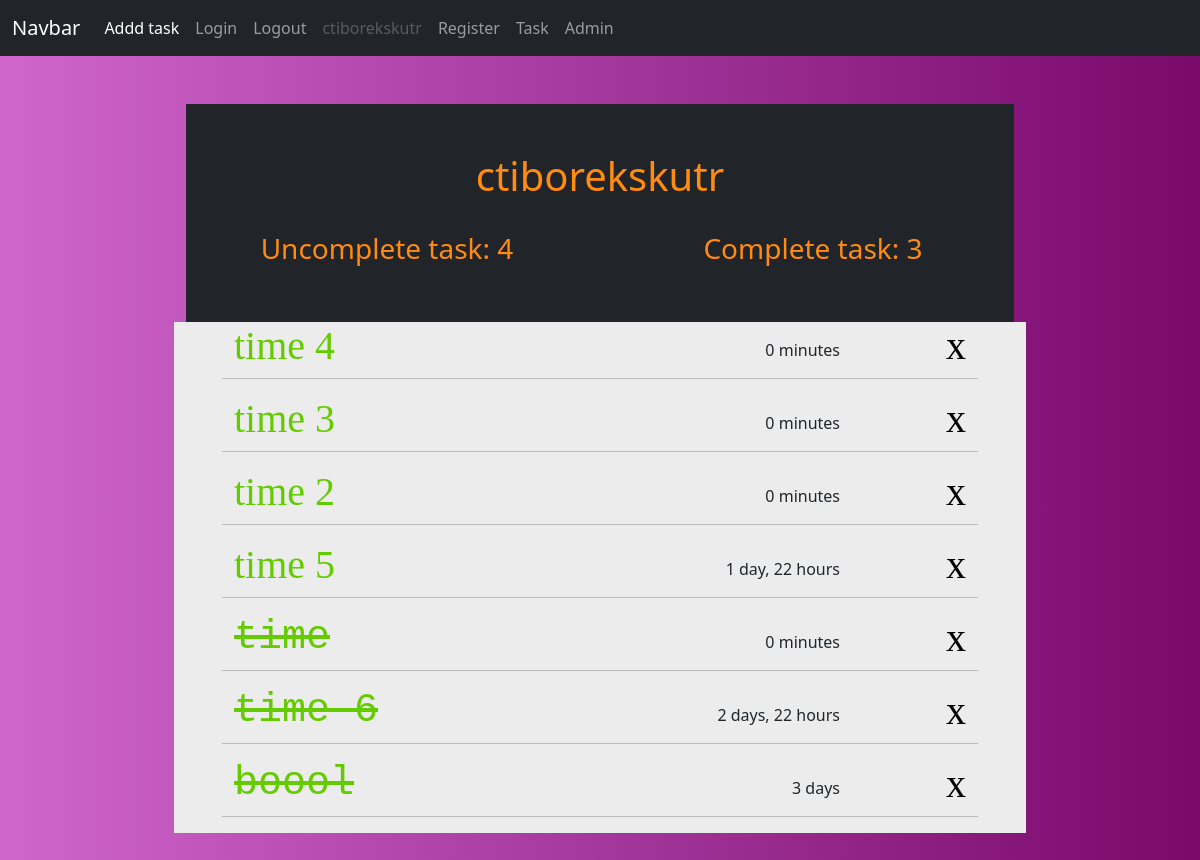
/task (signed in), run on the app's committed database.
### core/models.py (models this page shows)
class Task(models.Model):
    user = models.ForeignKey(User, on_delete=models.CASCADE, null=True, blank=True)
    title = models.CharField(max_length=255)
    text = models.TextField()
    date_created = models.DateTimeField(auto_now_add=True)
    complete = models.BooleanField(default=False)
    date_planned_completion = models.DateTimeField(blank=True, null=True)
    date_completion = models.DateTimeField(blank=True, null=True)

### core/views.py (the view)
# urls.py: path("task", TaskListView.as_view(), name="task"),
class TaskListView(LoginRequiredMixin, ListView):
    model: Type[Task] = Task
    template_name = "task.html"
    ordering = ["date_planned_completion"]
    context_object_name = "tasks"
    def get_queryset(self) -> QuerySet:
        queryset = super().get_queryset()
        queryset = queryset.order_by("complete", "date_planned_completion")
        return queryset
    def get_context_data(self, **kwargs) -> Dict[str, int]:
        context = super().get_context_data(**kwargs)
        context["tasks"] = context["tasks"].filter(user=self.request.user)
        context["count"] = context["tasks"].filter(complete=False).count()
        context["done"] = context["tasks"].filter(complete=True).count()
        return context

### core/templates/task.html
{% extends 'base.html' %}
{% block content %}
<div class="w-75">
    <div class="top-task-bar py-5 task-bar-color">
<h1>{{request.user}}</h1> <br>
<div class="row">
    <div class="col-6">
<h3>Uncomplete task: {{count}}</h3>
</div>
<div class="col-6">
<h3>Complete task: {{done}}</h3>
</div>
</div>
</div>
{% for task in tasks %}
    <div class="row task-body d-flex align-items-center px-5">
        <div class="col-5">
            {% if task.complete == 0 %}
<a class="links" href="{% url 'detail_task' task.pk%}"><h1 class="task-title text-start">{{ task.title }}</h1></a>
{% else %}
<a class="links-complete" href="{% url 'detail_task' task.pk%}"><h1 class="task-title text-start">{{ task.title }}</h1></a>
{% endif %}
</div>
<div class="col-5 text-end">
{{ task.date_planned_completion|timeuntil }}
</div>
<div class="col-2">
    <a class="links" href="{% url 'delete_task' task.pk%}"><h1 class="">x</h1></a>
</div>
<hr>
</div>
{% endfor %}
</div>
</div>
</center>
{% endblock %}

### core/templates/navbar.html (shortened to what this page needs)
<nav class="navbar navbar-expand-lg navbar-dark bg-dark">
    <div class="container-fluid">
      <a class="navbar-brand" href="#">Navbar</a>
      <div class="collapse navbar-collapse" id="navbarNav">
        <ul class="navbar-nav">
          <li class="nav-item">
            <a class="nav-link active" aria-current="page" href="{% url 'add_task' %}">Addd task</a>
          </li>
          <li class="nav-item">
            <a class="nav-link" href="{% url 'login' %}">Login</a>
          </li>
          <li class="nav-item">
            <a class="nav-link" href="{% url 'logout' %}">Logout</a>
          </li>
          <li class="nav-item">
            <a class="nav-link disabled">{{request.user}}</a>
          </li>
          <li class="nav-item">
            <a class="nav-link" href="{% url 'register' %}">Register</a>
          </li>
          <li class="nav-item">
            <a class="nav-link" href="{% url 'task' %}">Task</a>
          </li>
          <li class="nav-item">
            <a class="nav-link" href="{% url 'userlist' %}">Admin</a>
          </li>
        </ul>
      </div>
    </div>
  </nav>

### core/static/css/main.css (style rules this page uses)
.top-task-bar { background-color: #212529 ; }
.task-bar-color { color: #FF8B13; }
.task-body { background-color: #ECECEC; }
.task-title { color: #64cb00; }
.links { all:initial; text-align: right; }
.links-complete { all:initial; text-align: right; color: #64cb00; text-decoration: line-through; font-family: 'Courier New', 'Courier New', Courier, monospace; }

### data on the page
Task: title "time 4", date_planned_completion "0 minutes"
Task: title "time 3", date_planned_completion "0 minutes"
Task: title "time 2", date_planned_completion "0 minutes"
Task: title "time 5", date_planned_completion "1 day, 22 hours"
Task: title "time", date_planned_completion "0 minutes"
Task: title "time 6", date_planned_completion "2 days, 22 hours"
Task: title "boool", date_planned_completion "3 days"

### other printed values
{{ request.user }} "ctiborekskutr"
{{ count }} "4"
{{ done }} "3"
